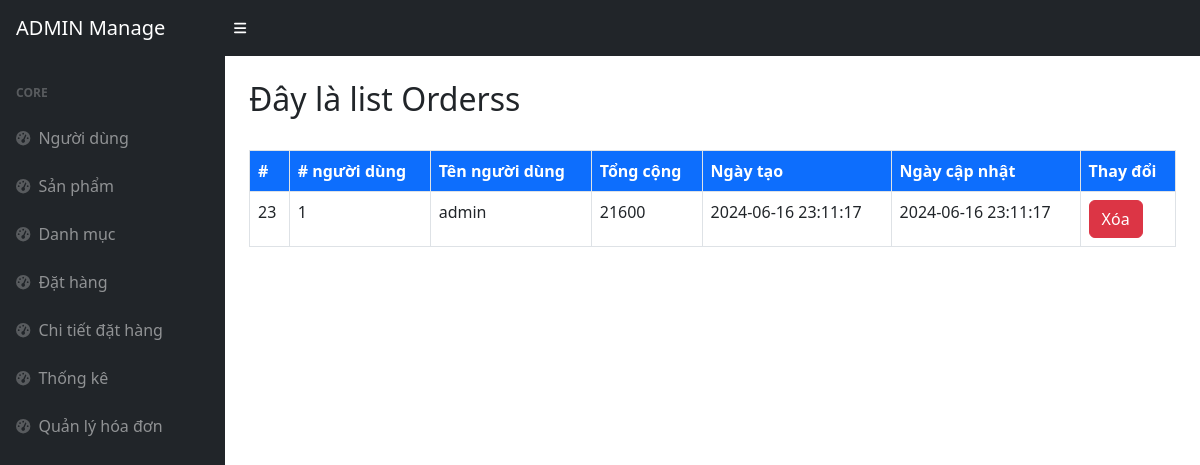
Screenshot of /admin/index.php?view=order with the database file from the repository.
### tables this page shows
CREATE TABLE `orders` (
  `id` int(11) NOT NULL,
  `user_id` int(11) DEFAULT NULL,
  `total` decimal(35,0) DEFAULT NULL,
  `created_at` datetime DEFAULT NULL,
  `updated_at` datetime DEFAULT NULL,
  `status` varchar(150) DEFAULT 'chưa thanh toán',
  `payment` varchar(255) DEFAULT NULL
);

CREATE TABLE `user` (
  `id` int(11) NOT NULL,
  `username` varchar(100) NOT NULL,
  `email` varchar(255) NOT NULL,
  `phone` varchar(15) NOT NULL,
  `password` varchar(255) NOT NULL,
  `role` varchar(50) NOT NULL,
  `fullname` varchar(255) DEFAULT NULL,
  `address` text DEFAULT NULL,
  `reset_token` varchar(255) DEFAULT NULL,
  `reset_token_expires` datetime DEFAULT NULL
);

### config/DBUntil.php (called while the page is built, shortened)
<?php
include "config.php";
class DBUntil
{
     private $connection = null;
     function __construct()
     {
          $db = new Database(HOST, USERNAME, PASSWORD, DB_NAME);
          $this->connection = $db->getConnection();
     }
     public function select($sql, $params = [])
     {
          $stmt = $this->connection->prepare($sql);
          $stmt->execute($params);
          $stmt->setFetchMode(PDO::FETCH_ASSOC);
          return $stmt->fetchAll();
     }
}

### config/config.php (called while the page is built, shortened)
<?php
class Database
{
     private $host;
     private $username;
     private $password;
     private $dbname;
     public function __construct($host, $username, $password, $dbname)
     {
          $this->host = $host;
          $this->password = $password;
          $this->username = $username;
          $this->dbname = $dbname;
     }
     public function getConnection()
     {
          try {
               $url = "mysql:host=" . $this->host . ";dbname=" . $this->dbname . ";username=" . $this->username . "";
               $this->connection = new PDO($url, $this->username, $this->password);
               $this->connection->setAttribute(PDO::ATTR_ERRMODE, PDO::ERRMODE_EXCEPTION);
               return $this->connection;
          } catch (\Exception $e) {
               echo "Error: " . $e->getMessage();
               return null;
          }
     }
}

### admin/orders/list.php (the view)
<div id="layoutSidenav_content">
     <main>
          <div class="container-fluid px-4">
               <br>
               <h2>Đây là list Orderss</h2>
               <br>
               <table class="table table-bordered">
                    <thead>
                         <tr class="bg-primary text-white">
                              <th>#</th>
                              <th># người dùng</th>
                              <th>Tên người dùng</th>
                              <th>Tổng cộng</th>
                              <th>Ngày tạo</th>
                              <th>Ngày cập nhật</th>
                              <th>Thay đổi</th>
                         </tr>
                    </thead>
                    <tbody>
                         <?php
                         include_once "../config/DBUntil.php";
                         $db = new DBUntil();
                         $order = $db->select("SELECT * FROM orders");
                         foreach ($order as $orders) {
                              echo "<tr>";
                              echo "<td>" . $orders['id'] . "</td>";
                              echo "<td>" . $orders['user_id'] . "</td>";
                              $idUser = $orders['user_id'];
                              $user = $db->select("SELECT * FROM user WHERE id = ?", [$idUser]);
                              if (!empty($user)) {
                                   echo "<td>" . $user[0]['username'] . "</td>";
                              } else {
                                   echo "<td></td>";
                              }
                              echo "<td>" . $orders['total'] . "</td>";
                              echo "<td>" . $orders['created_at'] . "</td>";
                              echo "<td>" . $orders['updated_at'] . "</td>";
                              echo "<td>
                              <a class='btn btn-danger' href='index.php?view=delete-order&id=" . $orders['id'] . "'>Xóa</a>
                              </td>";
                              echo "</tr>";
                         }
                         ?>
                    </tbody>
               </table>
          </div>
     </main>
</div>

### rows the page displays
orders: id "23", user "1", user.username "admin", total "21600", created_at "2024-06-16 23:11:17", updated_at "2024-06-16 23:11:17"
